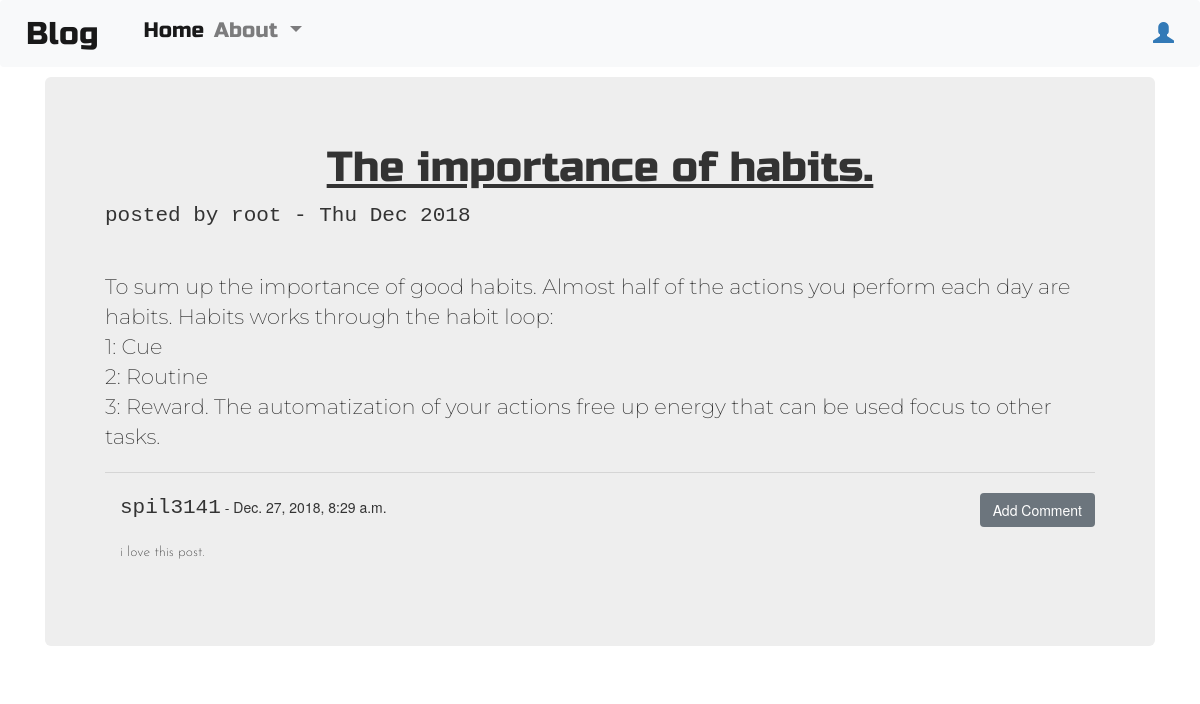
Page /post/13 on the committed database.
### Blog/models.py (models this page shows, shortened)
class Post(models.Model):
    author = models.ForeignKey("auth.User", on_delete=models.CASCADE)
    title = models.CharField(max_length = 100)
    text = models.TextField()
    create_date = models.DateTimeField(default=timezone.now())
    published_date = models.DateTimeField(blank=True, null=True)

class Comment(models.Model):
    post = models.ForeignKey("Blog.Post",
                             related_name = "comments",
                             on_delete=models.CASCADE
                             )
    author = models.CharField(max_length=50)
    text = models.TextField()
    created_date = models.DateTimeField(default= timezone.now())
    approved_comment = models.BooleanField(default=False)

### Blog/views.py (the view)
# urls.py: url(r"^post/(?P<pk>\d+)$", views.PostDetailView.as_view(), name = "Post_Detail_Page"),
class PostDetailView(DetailView):
    model = Post
    context_object_name = "post_detail"

### Blog/templates/Blog/post_detail.html (shortened to what this page needs)
{% extends "Blog/base.html" %}
{% block body_block %}
<div class="jumbotron">
  <h2 class="posttitle"><u>{{post_detail.title}}</u></h2>
  {% if post_detail.published_date %}
    <span class="commentusername">posted by {{ post_detail.author}} - {{post_detail.published_date|date:"D M Y"}}</span>
  {% else %}
    <a class="btn btn-warning" href="{% url 'Blog:Post_Publish_Page' pk=post_detail.pk %}">Publish</a>
  {% endif %}
  <div class="postcontent">
    <hr>
    <p class="loader" >{{post_detail.text|safe|linebreaksbr}}</p>
  </div>
  <hr>
  <div class="container">
    <a class="btn btn-secondary navbar-right" href="{% url 'Blog:Comment_Add_Page' pk=post_detail.pk %}">Add Comment</a>
      {% for comment in post_detail.comments.all %}
        {% if user.is_authenticated or comment.approved_comment %}
            {% if comment.approved_comment %}
            <div class="comments">
              <span class="commentusername">{{ comment.author }}</span>
              -
              <span>{{ comment.created_date }}</span>
              <br><br>
              <p id="commentcontent11" >{{ comment.text|safe|linebreaksbr}}</p>
              <br>
            </div>
            {% endif %}
        {% endif%}
      {% empty %}
        <p>No Comments</p>
      {% endfor %}
  </div>
</div>
{% endblock %}

### Blog/static/Blog/CSS/base.css (style rules this page uses)
.posttitle { font-family: 'Russo One', sans-serif; font-size: 3em; text-align: center; }
.commentusername { font-family: monospace; font-size:1.5em; }
#commentcontent11 { font-family: 'Josefin Sans', sans-serif; font-size:1em; }
.postcontent { font-family: 'Montserrat'; font-size: 1.5em; }
.loader { filter:hue-rotate(0deg); color: linear-gradient(45deg,#0f8,#08f); animation:hue 1000ms infinite linear; }

### rows in the picture
Post: title "The importance of habits.", author "root", published_date "Thu Dec 2018", text "To sum up the importance of good habits. Almost half of the actions you perform each day are habits. Habits works through the habit loop: 1: Cue 2: Routine 3: Reward. The automatization of your actions free up energy that can be used focus to other tasks."
Comment: author "spil3141", created_date "Dec. 27, 2018, 8:29 a.m.", text "i love this post."
